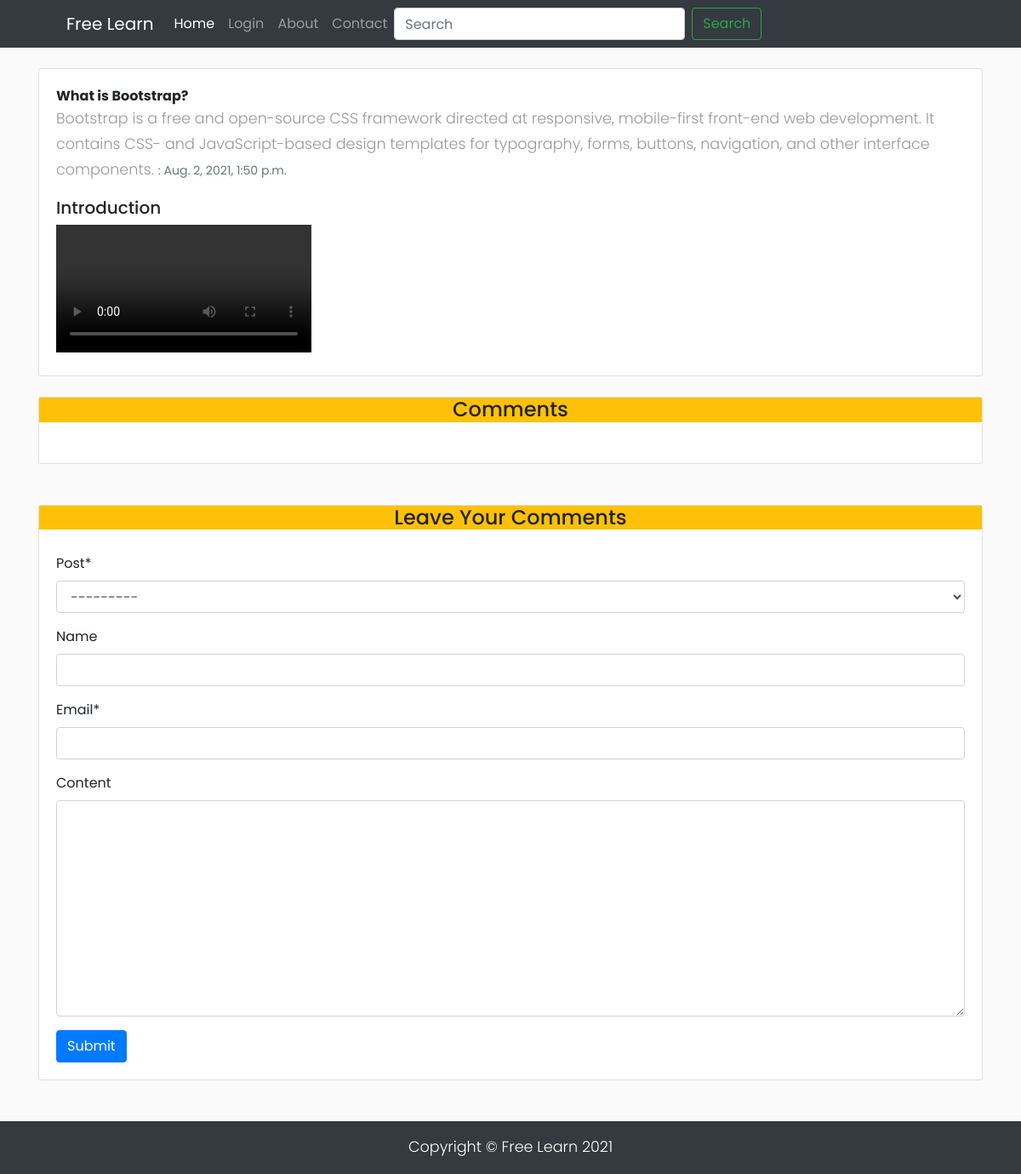
Screenshot of /jump/15 with the database file from the repository.
### app/models.py (models this page shows)
class page(models.Model):
    Title=models.CharField(max_length=30,blank=True,null=True)
    Content=models.TextField(max_length=5000,blank=True,null=True)
    Created_on=models.DateTimeField(auto_now=False,auto_now_add=True)
    Thumbnail=models.ImageField(upload_to='thumbnail/')
    dp=models.FileField(upload_to='dp/')
    Author=models.CharField(max_length=30,blank=True,null=True)
    Slug=models.SlugField(max_length=100)
    keyword=models.CharField(max_length=50)
    def __str__(self):
        return self.Title

### app/views.py (the view)
# urls.py: path("jump/<id>",views.jump,name='jump'),
def jump(request,id):
    upnext=get_object_or_404(page,id=id)
    msg=upnext.comment.all()
    com=commentform()
    if request.method=="POST":
        com=commentform(request.POST)
        coms=comment.objects.create(post=upnext,name=request.POST['name'],email=request.POST['email'],content=request.POST['content'])
        coms.save()
    else:
        com=commentform()
    context={
        'upnext':upnext,
        'comment':msg,
        'commentform':com
    }
    return render(request, 'postdetails.html',context)

### app/forms.py
class commentform(forms.ModelForm):
    class Meta:
        model=comment
        fields="__all__"

### app/templates/postdetails.html (shortened to what this page needs)
{% extends "base.html" %}
{% load crispy_forms_tags %}
{% block body %}
{% include 'nav.html' %}
<br>
<div class="container">
    <div class="container-body">
        <div class="card">
            <div class="card-body">
             <strong>{{upnext.Title}}</strong>
             <br/>
             <p>{{upnext.Content}} <small class="text-muted">: {{upnext.Created_on}}</small></p>
             <h5>Introduction</h5>
             <video controls  style="align-items: center;" class="text-center" src=" {{upnext.dp.url}}">
        </div>
            </div>
    <br>
    <div class="card">
            <h4 style="text-align: center;" class="bg-warning">Comments</h4>
    <div class="card-body">
    </div>
    </div>
    <br>
    <br>
    <div class="card">
        <h4 class="bg-warning" style="text-align: center;">Leave Your Comments</h4>
        <div class="card-body">
    <form method="POST">
    {{commentform | crispy}}
    <button type="submit" class="btn btn-primary">Submit</button>
    </form>
    </div>
    </div>
    <br>
    <br>
</div>
</div>
{% include 'footer.html' %}
{% endblock body %}

### app/templates/postdetails.html (style rules this page uses)
body { font-family: 'Poppins', sans-serif; background: #fafafa; }
p { font-family: 'Poppins', sans-serif; font-size: 1.1em; font-weight: 300; line-height: 1.7em; color: #999; }

### rows the page displays
page: Title "What is Bootstrap?", Content "Bootstrap is a free and open-source CSS framework directed at responsive, mobile-first front-end web development. It contains CSS- and JavaScript-based design templates for typography, forms, buttons, navigation, and other interface components.", Created_on "Aug. 2, 2021, 1:50 p.m."
